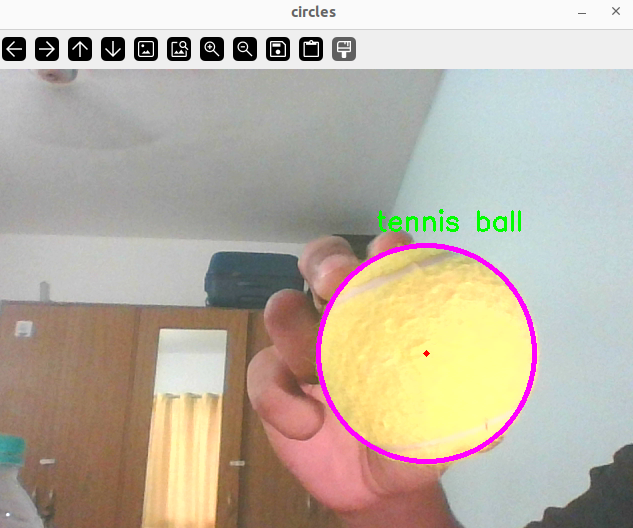
#> input picture GitHub_task/OpenCV/BallDetection.png, 633 x 528 px, given in place of the camera
$ python BallDetection2.py
#> lines starting #> are read from the running program, lines starting #| are printed output that depends on the picture; after the words box and inside, x2 and y2 are one past the last pixel; in counts of white or black regions, pixels touching at a corner belong together
import cv2 as cv
import numpy as np

# --- Tunable Parameters ---

# 1. HSV Color range for Tennis Ball Yellow
ly = np.array([20, 100, 100])
uy = np.array([30, 255, 255])

# 2. Texture Threshold
# This is the most important value to tune.
# A real ball will have a HIGH value (e.g., > 400).
# A flat paper circle will have a LOW value (e.g., < 200).
# Use the print(texture_val) statement below to find your value.
TEXTURE_THRESHOLD = 400

# 3. Hough Circle Parameters
# (minRadius and maxRadius are in pixels)
C_PARAM_1 = 100 # Canny edge high threshold
C_PARAM_2 = 30  # Accumulator threshold (lower = more circles)
C_MIN_RAD = 40  # Smaller than this is probably noise
C_MAX_RAD = 400 # Larger than this is probably not a ball


# --- Texture Analysis Function ---

def get_texture_variance(image_roi):
    """
    Calculates the variance of the Laplacian.
    A high variance means high texture/fuzziness.
    A low variance means low texture/smoothness.
    """
    if image_roi.size == 0:
        return 0
    # Convert ROI to grayscale and compute Laplacian
    laplacian = cv.Laplacian(cv.cvtColor(image_roi, cv.COLOR_BGR2GRAY), cv.CV_64F)
    # Calculate the variance
    variance = laplacian.var()
    return variance

# --- Initialization ---

cam = cv.VideoCapture(0)
pcircle = None
distance = lambda a,b,x,y: (a-x)**2 + (b-y)**2

# Initialize CLAHE (Contrast Limited Adaptive Histogram Equalization)
# This will help normalize lighting in all conditions.
clahe = cv.createCLAHE(clipLimit=2.0, tileGridSize=(8,8))

print("Starting camera... Press 'q' to quit.")
print(f"Set TEXTURE_THRESHOLD is: {TEXTURE_THRESHOLD}. Tune this if needed.")

while True:
    ret, frame = cam.read()
#> frame is the input picture: shape (528, 633, 3); mean B, G, R 163.2, 177.4, 186.3
    if not ret:
        break

    # --- 1. Lighting Correction ---

    # Create grayscale image
    grayFrame = cv.cvtColor(frame, cv.COLOR_BGR2GRAY)

    # Create HSV image
    hsv = cv.cvtColor(frame, cv.COLOR_BGR2HSV)
#> hsv: shape (528, 633, 3); mean H, S, V 40.6, 45.8, 191.8

    # Apply CLAHE to the Grayscale image for better edge detection
    gray_equalized = clahe.apply(grayFrame)

    # Apply CLAHE to the V (Value/Brightness) channel of HSV
    h, s, v = cv.split(hsv)
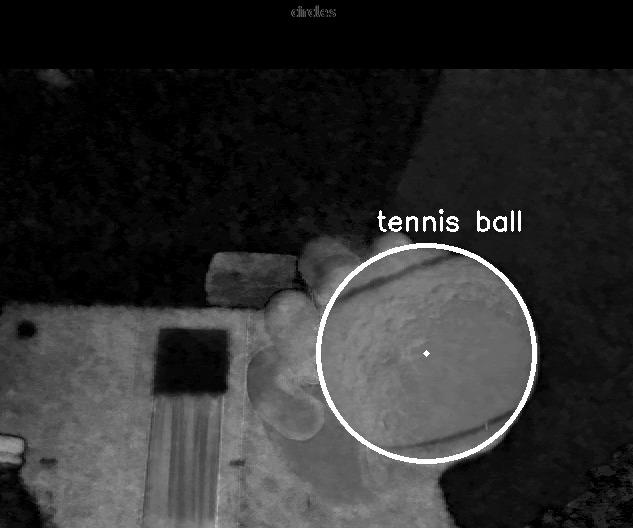
#> s: shape (528, 633); min 0, max 255, mean 45.8
    v_equalized = clahe.apply(v)
    hsv_equalized = cv.merge([h, s, v_equalized])
#> hsv_equalized: shape (528, 633, 3); mean H, S, V 40.6, 45.8, 183.4

    # Blur the equalized gray image
    blured = cv.GaussianBlur(gray_equalized, (17,17), 0)
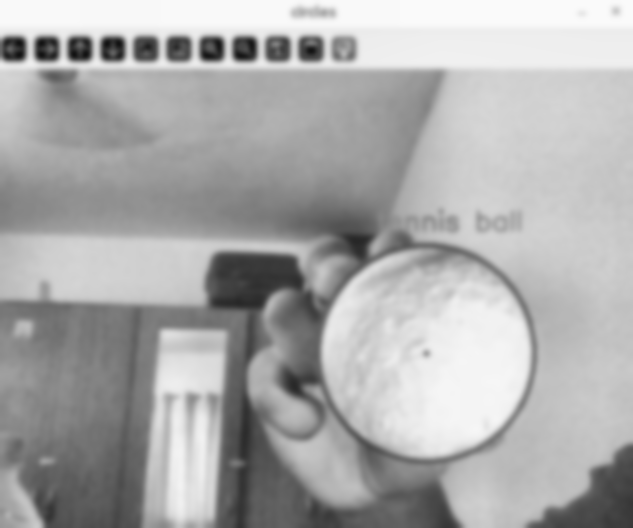
#> blured: shape (528, 633); min 18, max 250, mean 171.7

    # --- 2. Find ALL Circles ---
    # Detect circles on the equalized, blurred grayscale image
    circles = cv.HoughCircles(blured, cv.HOUGH_GRADIENT, 1.2, 100,
                              param1=C_PARAM_1, param2=C_PARAM_2,
                              minRadius=C_MIN_RAD, maxRadius=C_MAX_RAD)
#> circles = [[425.4, 353.4, 104.2], [276.6, 239.4, 202.8], [253.8, 497.4, 109.5], [316.2, 391.8, 162.5], [96.6, 426.6, 124.2], [545.4, 454.2, 53.44], [203.4, 377.4, 48.28], [419.4, 51, 197], [311.4, 51, 44.44], [108.6, 48.6, 41.32], [402.6, 462.6, 44.56]]

    valid_tennis_balls = []

    if circles is not None:
        circles = np.uint16(np.around(circles))
#> circles = [[425, 353, 104], [277, 239, 203], [254, 497, 109], [316, 392, 163], [97, 427, 124], [545, 454, 53], [203, 377, 48], [419, 51, 197], [311, 51, 44], [109, 49, 41], [403, 463, 45]]

        # --- 3. Filter Circles by Color and Texture ---
        for i in circles[0, :]:
            x, y, r = i[0], i[1], i[2]

            # --- Color Check ---
            # Create a mask for just this circle
            mask = np.zeros(hsv.shape[:2], dtype="uint8")
            cv.circle(mask, (x, y), r, 255, -1)

            # Get the average color *within the circle* from the equalized HSV image
            mean_hsv = cv.mean(hsv_equalized, mask=mask)

            is_yellow = (mean_hsv[0] >= ly[0] and mean_hsv[0] <= uy[0])
            is_saturated = (mean_hsv[1] >= ly[1] and mean_hsv[1] <= uy[1])
            is_bright = (mean_hsv[2] >= ly[2] and mean_hsv[2] <= uy[2])

            if is_yellow and is_saturated and is_bright:
                # --- Texture Check ---
                # Get the ROI (Region of Interest) from the *original color frame*
                x_start = max(x - r, 0)
                x_end = min(x + r, frame.shape[1])
                y_start = max(y - r, 0)
                y_end = min(y + r, frame.shape[0])

                circle_roi = frame[y_start:y_end, x_start:x_end]

                texture_val = get_texture_variance(circle_roi)

                # UNCOMMENT THIS LINE TO TUNE YOUR THRESHOLD:
                # print(f"Circle at ({x},{y}) has texture value: {texture_val:.2f}")

                if texture_val > TEXTURE_THRESHOLD:
                    # This circle is yellow AND fuzzy. It's a valid ball.
                    valid_tennis_balls.append(i)
#> this loop made 11 passes
#> (x, y, r, mean_hsv, is_yellow, is_saturated, x_start, x_end) on passes 1, 3, 11: (425, 353, 104, (25.79, 110, 248.3, 0), True, True, 321, 529), (254, 497, 109, (24.95, 106.1, 174.3, 0), True, True, 145, 363), (403, 463, 45, (22.54, 119.3, 198.1, 0), True, True, 358, 448)
#> (x, y, r, mean_hsv, is_yellow, is_saturated) on passes 2, 4, 5, 6, 7, 8: (277, 239, 203, (34.88, 46.76, 170.7, 0), False, False), (316, 392, 163, (28.74, 98.87, 185, 0), True, False), (97, 427, 124, (19.95, 85.68, 164.4, 0), False, False), (545, 454, 53, (86.24, 23.36, 197.4, 0), False, False), (203, 377, 48, (28.71, 49.12, 189.1, 0), True, False), (419, 51, 197, (47.33, 15.73, 195.5, 0), False, False)
#> pass 1, `circle_roi = frame[y_start:y_end, x_start:x_end]`:
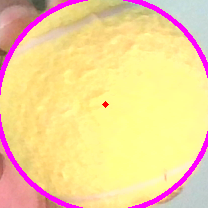
#> circle_roi: shape (208, 208, 3); mean B, G, R 151.3, 214.1, 243.8
#> pass 1, in get_texture_variance, `laplacian = cv.Laplacian(cv.cvtColor(image_roi, cv.COLOR_BGR2GRAY), cv..`:
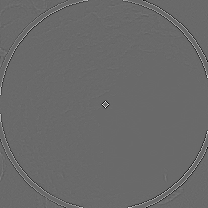
#> laplacian: shape (208, 208) float64; min -350, max 492, mean 0.1; drawn with min black and max white
#> pass 3, in get_texture_variance (call 2), `laplacian = cv.Laplacian(cv.cvtColor(image_roi, cv.COLOR_BGR2GRAY), cv..`:
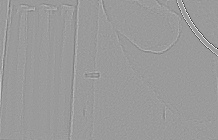
#> laplacian: shape (140, 218) float64; min -364, max 236, mean 0.1; drawn with min black and max white
#> after the loop: circle_roi: shape (90, 90, 3); mean H, S, V 129, 155.2, 213.1
#> after the loop:
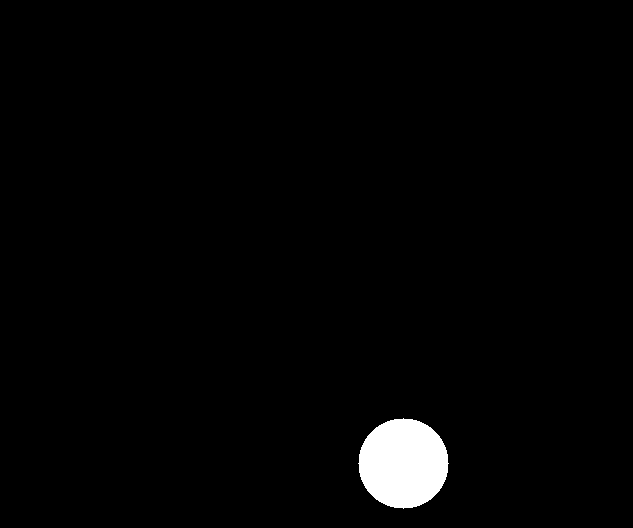
#> mask: shape (528, 633); 1.9% white; 1 white region, box (x1, y1, x2, y2) and area: (358, 418, 449, 509) 6361
#> after the loop, valid_tennis_balls = [[425, 353, 104], [403, 463, 45]]

    # --- 4. Track the Best Ball ---

    chosen = None
    if len(valid_tennis_balls) > 0:
        # We have at least one valid tennis ball.
        # Now, find the one closest to the previous frame's ball.
        for ball in valid_tennis_balls:
            if chosen is None:
                chosen = ball
            if pcircle is not None:
                # Compare distances to find the closest ball
                if distance(ball[0], ball[1], pcircle[0], pcircle[1]) < distance(chosen[0], chosen[1], pcircle[0], pcircle[1]):
                    chosen = ball
#> this loop made 2 passes

        # --- 5. Draw the Chosen Ball ---
        x, y, r = chosen[0], chosen[1], chosen[2]
#> x = 425; y = 353; r = 104

        # Draw center
        cv.circle(frame, (x, y), 1, (0, 0, 255), 3)
        # Draw outline
        cv.circle(frame, (x, y), r, (255, 0, 255), 3)

        # Draw text
        position = (x - 70, y - r - 15)
#> position = (355, 234)
        cv.putText(frame, " ball", position, cv.FONT_HERSHEY_SIMPLEX, 0.9, (0, 0, 255), 2)
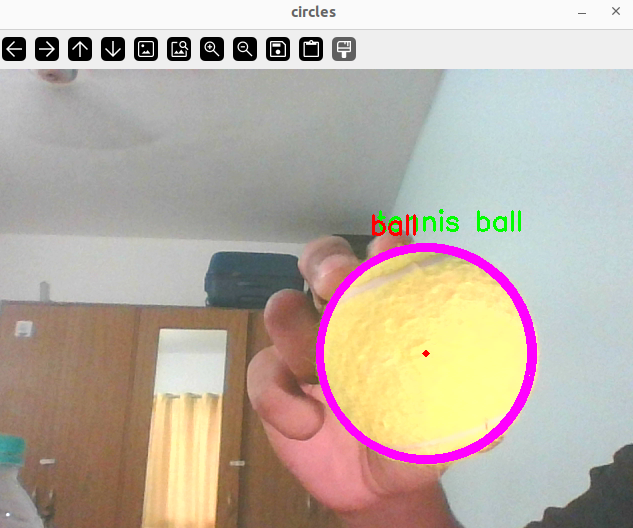
#> frame: shape (528, 633, 3); mean B, G, R 163.9, 175.4, 186.6

        pcircle = chosen # Update the previous circle
#> pcircle = [425, 353, 104]

    else:
        # No valid tennis balls were found in this frame
        pcircle = None

    # --- 6. Display Results ---
    cv.imshow("Ball Ball  Detection", frame)
    cv.imshow("Debugging - Equalized/Blurred", blured)

    if cv.waitKey(1) & 0xFF == ord('q'):
#> (key q is pressed here)
        break

# --- Cleanup ---
cam.release()
cv.destroyAllWindows()
